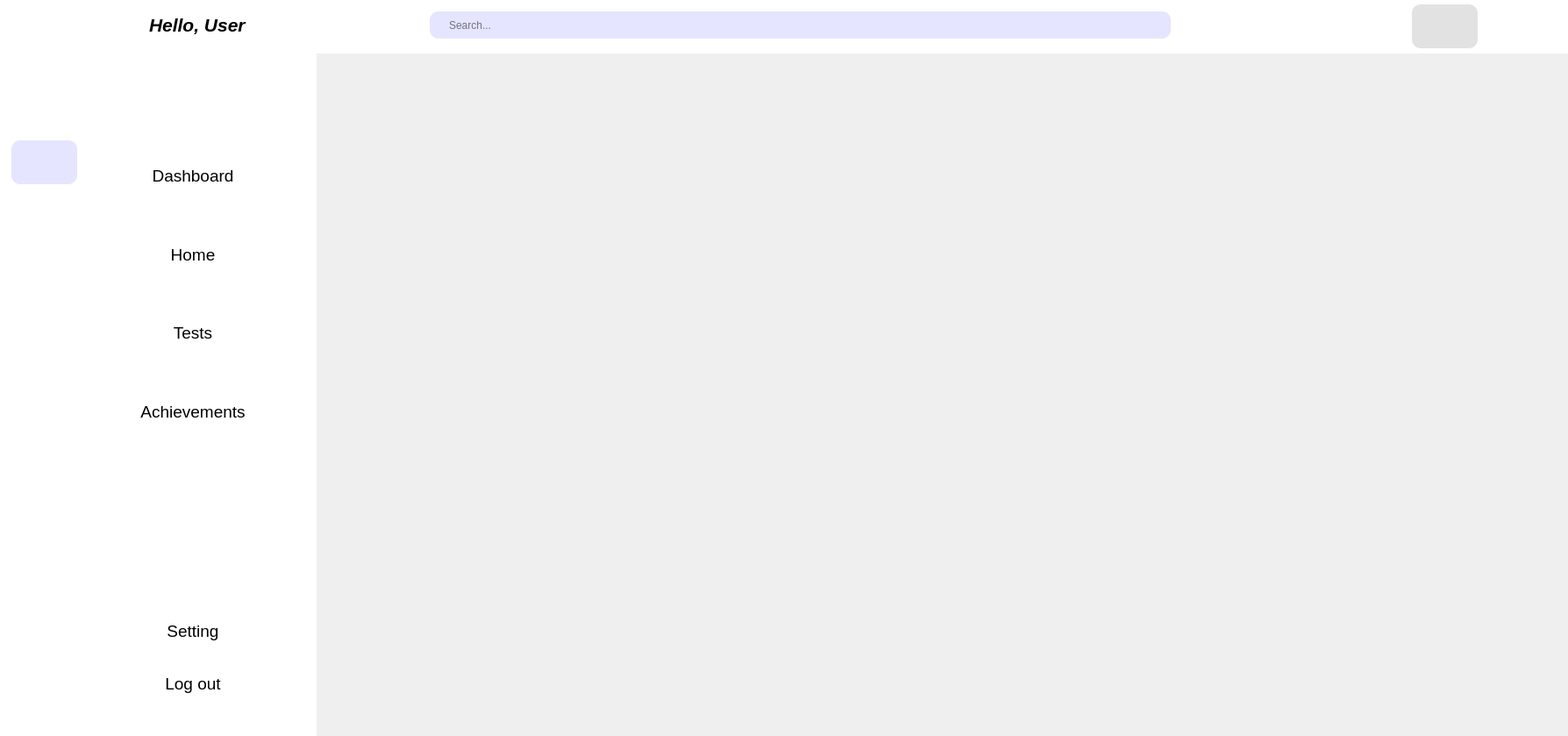
<?xml version="1.0" encoding="UTF-8"?>
<ui version="4.0">
 <class>MainWindow</class>
 <widget class="QMainWindow" name="MainWindow">
  <property name="geometry">
   <rect>
    <x>0</x>
    <y>0</y>
    <width>1788</width>
    <height>839</height>
   </rect>
  </property>
  <property name="windowTitle">
   <string>MainWindow</string>
  </property>
  <property name="iconSize">
   <size>
    <width>24</width>
    <height>24</height>
   </size>
  </property>
  <widget class="QWidget" name="centralwidget">
   <widget class="QWidget" name="icon_widget" native="true">
    <property name="geometry">
     <rect>
      <x>0</x>
      <y>0</y>
      <width>101</width>
      <height>841</height>
     </rect>
    </property>
    <property name="styleSheet">
     <string notr="true">QWidget{
	background-color: rgb(255, 255, 255);
	text-allign: center;
	
}

QPushButton:hover{
	border-radius: 10px;
	background-color: rgb(229, 229, 255);
	
}

QPushButton:checked{
	border-radius: 10px;
	background-color: rgb(229, 229, 255);
}</string>
    </property>
    <widget class="QPushButton" name="pushButton">
     <property name="geometry">
      <rect>
       <x>13</x>
       <y>110</y>
       <width>75</width>
       <height>50</height>
      </rect>
     </property>
     <property name="styleSheet">
      <string notr="true">QPushButton {
    border: none;
}</string>
     </property>
     <property name="text">
      <string/>
     </property>
     <property name="icon">
      <iconset resource="resources.qrc">
       <normaloff>:/feather/layout.svg</normaloff>:/feather/layout.svg</iconset>
     </property>
     <property name="iconSize">
      <size>
       <width>100</width>
       <height>20</height>
      </size>
     </property>
     <property name="checkable">
      <bool>true</bool>
     </property>
     <property name="checked">
      <bool>false</bool>
     </property>
    </widget>
    <widget class="QLabel" name="label_4">
     <property name="geometry">
      <rect>
       <x>20</x>
       <y>30</y>
       <width>60</width>
       <height>60</height>
      </rect>
     </property>
     <property name="minimumSize">
      <size>
       <width>60</width>
       <height>60</height>
      </size>
     </property>
     <property name="maximumSize">
      <size>
       <width>600</width>
       <height>600</height>
      </size>
     </property>
     <property name="styleSheet">
      <string notr="true"/>
     </property>
     <property name="text">
      <string/>
     </property>
     <property name="pixmap">
      <pixmap resource="resources.qrc">:/feather/ico.png</pixmap>
     </property>
     <property name="scaledContents">
      <bool>true</bool>
     </property>
    </widget>
    <widget class="QPushButton" name="pushButton_8">
     <property name="geometry">
      <rect>
       <x>13</x>
       <y>160</y>
       <width>75</width>
       <height>50</height>
      </rect>
     </property>
     <property name="styleSheet">
      <string notr="true">QPushButton {
    border: none; 
}</string>
     </property>
     <property name="text">
      <string/>
     </property>
     <property name="icon">
      <iconset resource="resources.qrc">
       <normaloff>:/feather/home.svg</normaloff>:/feather/home.svg</iconset>
     </property>
     <property name="iconSize">
      <size>
       <width>100</width>
       <height>20</height>
      </size>
     </property>
     <property name="checkable">
      <bool>true</bool>
     </property>
     <property name="checked">
      <bool>true</bool>
     </property>
    </widget>
    <widget class="QPushButton" name="pushButton_3">
     <property name="geometry">
      <rect>
       <x>13</x>
       <y>780</y>
       <width>75</width>
       <height>50</height>
      </rect>
     </property>
     <property name="styleSheet">
      <string notr="true">QPushButton {
    border: none; 
}</string>
     </property>
     <property name="text">
      <string/>
     </property>
     <property name="icon">
      <iconset resource="resources.qrc">
       <normaloff>:/feather/log-out.svg</normaloff>:/feather/log-out.svg</iconset>
     </property>
     <property name="iconSize">
      <size>
       <width>100</width>
       <height>20</height>
      </size>
     </property>
     <property name="checkable">
      <bool>true</bool>
     </property>
    </widget>
    <widget class="QPushButton" name="pushButton_4">
     <property name="geometry">
      <rect>
       <x>13</x>
       <y>730</y>
       <width>75</width>
       <height>50</height>
      </rect>
     </property>
     <property name="styleSheet">
      <string notr="true">QPushButton {
    border: none; 
}</string>
     </property>
     <property name="text">
      <string/>
     </property>
     <property name="icon">
      <iconset resource="resources.qrc">
       <normaloff>:/feather/settings.svg</normaloff>:/feather/settings.svg</iconset>
     </property>
     <property name="iconSize">
      <size>
       <width>100</width>
       <height>20</height>
      </size>
     </property>
     <property name="checkable">
      <bool>true</bool>
     </property>
    </widget>
    <widget class="QPushButton" name="pushButton_5">
     <property name="geometry">
      <rect>
       <x>13</x>
       <y>210</y>
       <width>75</width>
       <height>50</height>
      </rect>
     </property>
     <property name="styleSheet">
      <string notr="true">QPushButton {
    border: none; 
}</string>
     </property>
     <property name="text">
      <string/>
     </property>
     <property name="icon">
      <iconset resource="resources.qrc">
       <normaloff>:/feather/edit.svg</normaloff>:/feather/edit.svg</iconset>
     </property>
     <property name="iconSize">
      <size>
       <width>100</width>
       <height>20</height>
      </size>
     </property>
     <property name="checkable">
      <bool>true</bool>
     </property>
    </widget>
    <widget class="QPushButton" name="pushButton_6">
     <property name="geometry">
      <rect>
       <x>13</x>
       <y>260</y>
       <width>75</width>
       <height>50</height>
      </rect>
     </property>
     <property name="styleSheet">
      <string notr="true">QPushButton {
    border: none; 
}</string>
     </property>
     <property name="text">
      <string/>
     </property>
     <property name="icon">
      <iconset resource="resources.qrc">
       <normaloff>:/feather/award.svg</normaloff>:/feather/award.svg</iconset>
     </property>
     <property name="iconSize">
      <size>
       <width>100</width>
       <height>20</height>
      </size>
     </property>
     <property name="checkable">
      <bool>true</bool>
     </property>
    </widget>
    <widget class="QPushButton" name="pushButton_11">
     <property name="geometry">
      <rect>
       <x>13</x>
       <y>310</y>
       <width>75</width>
       <height>50</height>
      </rect>
     </property>
     <property name="styleSheet">
      <string notr="true">QPushButton {
    border: none; 
}</string>
     </property>
     <property name="text">
      <string/>
     </property>
     <property name="icon">
      <iconset resource="resources.qrc">
       <normaloff>:/feather/menu.svg</normaloff>:/feather/menu.svg</iconset>
     </property>
     <property name="iconSize">
      <size>
       <width>100</width>
       <height>20</height>
      </size>
     </property>
     <property name="checkable">
      <bool>true</bool>
     </property>
    </widget>
   </widget>
   <widget class="QWidget" name="main_screen_widget" native="true">
    <property name="geometry">
     <rect>
      <x>360</x>
      <y>60</y>
      <width>1431</width>
      <height>781</height>
     </rect>
    </property>
    <property name="font">
     <font>
      <italic>false</italic>
      <bold>false</bold>
     </font>
    </property>
    <widget class="QStackedWidget" name="stackedWidget">
     <property name="geometry">
      <rect>
       <x>-260</x>
       <y>0</y>
       <width>1731</width>
       <height>781</height>
      </rect>
     </property>
     <property name="currentIndex">
      <number>0</number>
     </property>
     <widget class="QWidget" name="page"/>
     <widget class="QWidget" name="page_3"/>
     <widget class="QWidget" name="page_4"/>
     <widget class="QWidget" name="page_5"/>
     <widget class="QWidget" name="page_6"/>
     <widget class="QWidget" name="page_7"/>
     <widget class="QWidget" name="page_2"/>
    </widget>
   </widget>
   <widget class="QWidget" name="header_widget" native="true">
    <property name="geometry">
     <rect>
      <x>100</x>
      <y>0</y>
      <width>1691</width>
      <height>61</height>
     </rect>
    </property>
    <property name="styleSheet">
     <string notr="true">QWidget{
	
	background-color: rgb(255, 255, 255);
}

QPushButton {
    border: none; 
	text-align: center;
}</string>
    </property>
    <widget class="QLabel" name="label">
     <property name="geometry">
      <rect>
       <x>70</x>
       <y>13</y>
       <width>121</width>
       <height>31</height>
      </rect>
     </property>
     <property name="font">
      <font>
       <pointsize>16</pointsize>
       <italic>true</italic>
       <bold>true</bold>
      </font>
     </property>
     <property name="text">
      <string>Hello, User</string>
     </property>
    </widget>
    <widget class="QLineEdit" name="lineEdit">
     <property name="geometry">
      <rect>
       <x>390</x>
       <y>13</y>
       <width>801</width>
       <height>31</height>
      </rect>
     </property>
     <property name="styleSheet">
      <string notr="true">QLineEdit{
	border-radius: 10px;
	background-color: rgb(229, 229, 255);
	padding-left: 20px
}</string>
     </property>
     <property name="alignment">
      <set>Qt::AlignLeading|Qt::AlignLeft|Qt::AlignVCenter</set>
     </property>
     <property name="placeholderText">
      <string>Search...</string>
     </property>
    </widget>
    <widget class="QPushButton" name="pushButton_14">
     <property name="geometry">
      <rect>
       <x>1510</x>
       <y>5</y>
       <width>75</width>
       <height>50</height>
      </rect>
     </property>
     <property name="styleSheet">
      <string notr="true">QPushButton{
	border-radius: 10px;
	
	background-color: rgb(226, 226, 226);
}</string>
     </property>
     <property name="text">
      <string/>
     </property>
     <property name="icon">
      <iconset resource="resources.qrc">
       <normaloff>:/feather/user.svg</normaloff>:/feather/user.svg</iconset>
     </property>
     <property name="iconSize">
      <size>
       <width>40</width>
       <height>40</height>
      </size>
     </property>
     <property name="checkable">
      <bool>true</bool>
     </property>
    </widget>
    <widget class="QPushButton" name="pushButton_15">
     <property name="geometry">
      <rect>
       <x>1160</x>
       <y>13</y>
       <width>75</width>
       <height>31</height>
      </rect>
     </property>
     <property name="styleSheet">
      <string notr="true">QPushButton{
	background-color: rgb(229, 229, 255);
	border-radius: 10px;
}</string>
     </property>
     <property name="text">
      <string/>
     </property>
     <property name="icon">
      <iconset resource="resources.qrc">
       <normaloff>:/feather/search.svg</normaloff>:/feather/search.svg</iconset>
     </property>
    </widget>
   </widget>
   <widget class="QWidget" name="icon_text_widget" native="true">
    <property name="geometry">
     <rect>
      <x>100</x>
      <y>0</y>
      <width>261</width>
      <height>841</height>
     </rect>
    </property>
    <property name="styleSheet">
     <string notr="true">QWidget{
	background-color: rgb(255, 255, 255);
	text-allign: center;
	
	
}

QPushButton:hover{
	border-radius: 10px;
	background-color: rgb(229, 229, 255);
}

QPushButton:checked{
	border-radius: 10px;
	background-color: rgb(229, 229, 255);
}</string>
    </property>
    <widget class="QPushButton" name="pushButton_2">
     <property name="geometry">
      <rect>
       <x>20</x>
       <y>170</y>
       <width>200</width>
       <height>60</height>
      </rect>
     </property>
     <property name="font">
      <font>
       <pointsize>14</pointsize>
       <bold>false</bold>
       <underline>false</underline>
       <strikeout>false</strikeout>
       <kerning>true</kerning>
      </font>
     </property>
     <property name="styleSheet">
      <string notr="true">QPushButton {
    border: none; 
	text-align: center;
}</string>
     </property>
     <property name="text">
      <string notr="true">Dashboard</string>
     </property>
     <property name="icon">
      <iconset resource="resources.qrc">
       <normaloff>:/feather/layout.svg</normaloff>:/feather/layout.svg</iconset>
     </property>
     <property name="iconSize">
      <size>
       <width>100</width>
       <height>30</height>
      </size>
     </property>
     <property name="checkable">
      <bool>true</bool>
     </property>
    </widget>
    <widget class="QLabel" name="label_2">
     <property name="geometry">
      <rect>
       <x>70</x>
       <y>50</y>
       <width>100</width>
       <height>100</height>
      </rect>
     </property>
     <property name="minimumSize">
      <size>
       <width>60</width>
       <height>60</height>
      </size>
     </property>
     <property name="maximumSize">
      <size>
       <width>100</width>
       <height>100</height>
      </size>
     </property>
     <property name="lineWidth">
      <number>0</number>
     </property>
     <property name="text">
      <string/>
     </property>
     <property name="pixmap">
      <pixmap resource="resources.qrc">:/feather/ico.png</pixmap>
     </property>
     <property name="scaledContents">
      <bool>true</bool>
     </property>
    </widget>
    <widget class="QPushButton" name="pushButton_7">
     <property name="geometry">
      <rect>
       <x>20</x>
       <y>260</y>
       <width>200</width>
       <height>60</height>
      </rect>
     </property>
     <property name="font">
      <font>
       <pointsize>14</pointsize>
      </font>
     </property>
     <property name="styleSheet">
      <string notr="true">QPushButton {
    border: none; 
	text-align: center;
}</string>
     </property>
     <property name="text">
      <string>Home</string>
     </property>
     <property name="icon">
      <iconset resource="resources.qrc">
       <normaloff>:/feather/home.svg</normaloff>:/feather/home.svg</iconset>
     </property>
     <property name="iconSize">
      <size>
       <width>100</width>
       <height>30</height>
      </size>
     </property>
     <property name="checkable">
      <bool>true</bool>
     </property>
    </widget>
    <widget class="QPushButton" name="pushButton_9">
     <property name="geometry">
      <rect>
       <x>20</x>
       <y>350</y>
       <width>200</width>
       <height>59</height>
      </rect>
     </property>
     <property name="font">
      <font>
       <pointsize>14</pointsize>
      </font>
     </property>
     <property name="styleSheet">
      <string notr="true">QPushButton {
    border: none; 
	text-align: center;
}</string>
     </property>
     <property name="text">
      <string>Tests</string>
     </property>
     <property name="icon">
      <iconset resource="resources.qrc">
       <normaloff>:/feather/edit.svg</normaloff>:/feather/edit.svg</iconset>
     </property>
     <property name="iconSize">
      <size>
       <width>100</width>
       <height>30</height>
      </size>
     </property>
     <property name="checkable">
      <bool>true</bool>
     </property>
    </widget>
    <widget class="QPushButton" name="pushButton_10">
     <property name="geometry">
      <rect>
       <x>20</x>
       <y>440</y>
       <width>200</width>
       <height>59</height>
      </rect>
     </property>
     <property name="font">
      <font>
       <pointsize>14</pointsize>
      </font>
     </property>
     <property name="styleSheet">
      <string notr="true">QPushButton {
    border: none; 
	text-align: center;
}</string>
     </property>
     <property name="text">
      <string>Achievements</string>
     </property>
     <property name="icon">
      <iconset resource="resources.qrc">
       <normaloff>:/feather/award.svg</normaloff>:/feather/award.svg</iconset>
     </property>
     <property name="iconSize">
      <size>
       <width>100</width>
       <height>30</height>
      </size>
     </property>
     <property name="checkable">
      <bool>true</bool>
     </property>
    </widget>
    <widget class="QPushButton" name="pushButton_12">
     <property name="geometry">
      <rect>
       <x>20</x>
       <y>750</y>
       <width>200</width>
       <height>59</height>
      </rect>
     </property>
     <property name="font">
      <font>
       <pointsize>14</pointsize>
      </font>
     </property>
     <property name="styleSheet">
      <string notr="true">QPushButton {
    border: none; 
	text-align: center;
}</string>
     </property>
     <property name="text">
      <string>Log out</string>
     </property>
     <property name="icon">
      <iconset resource="resources.qrc">
       <normaloff>:/feather/log-out.svg</normaloff>:/feather/log-out.svg</iconset>
     </property>
     <property name="iconSize">
      <size>
       <width>100</width>
       <height>30</height>
      </size>
     </property>
     <property name="checkable">
      <bool>true</bool>
     </property>
    </widget>
    <widget class="QPushButton" name="pushButton_13">
     <property name="geometry">
      <rect>
       <x>20</x>
       <y>690</y>
       <width>200</width>
       <height>59</height>
      </rect>
     </property>
     <property name="font">
      <font>
       <pointsize>14</pointsize>
      </font>
     </property>
     <property name="styleSheet">
      <string notr="true">QPushButton {
    border: none; 
	text-align: center;
}</string>
     </property>
     <property name="text">
      <string>Setting</string>
     </property>
     <property name="icon">
      <iconset resource="resources.qrc">
       <normaloff>:/feather/settings.svg</normaloff>:/feather/settings.svg</iconset>
     </property>
     <property name="iconSize">
      <size>
       <width>100</width>
       <height>30</height>
      </size>
     </property>
     <property name="checkable">
      <bool>true</bool>
     </property>
    </widget>
   </widget>
   <zorder>icon_text_widget</zorder>
   <zorder>icon_widget</zorder>
   <zorder>main_screen_widget</zorder>
   <zorder>header_widget</zorder>
  </widget>
 </widget>
 <resources>
  <include location="resources.qrc"/>
 </resources>
 <connections>
  <connection>
   <sender>pushButton_3</sender>
   <signal>toggled(bool)</signal>
   <receiver>pushButton_12</receiver>
   <slot>setChecked(bool)</slot>
   <hints>
    <hint type="sourcelabel">
     <x>72</x>
     <y>806</y>
    </hint>
    <hint type="destinationlabel">
     <x>194</x>
     <y>777</y>
    </hint>
   </hints>
  </connection>
  <connection>
   <sender>pushButton_10</sender>
   <signal>toggled(bool)</signal>
   <receiver>pushButton_6</receiver>
   <slot>setChecked(bool)</slot>
   <hints>
    <hint type="sourcelabel">
     <x>177</x>
     <y>465</y>
    </hint>
    <hint type="destinationlabel">
     <x>51</x>
     <y>295</y>
    </hint>
   </hints>
  </connection>
  <connection>
   <sender>pushButton</sender>
   <signal>toggled(bool)</signal>
   <receiver>pushButton_2</receiver>
   <slot>setChecked(bool)</slot>
   <hints>
    <hint type="sourcelabel">
     <x>46</x>
     <y>148</y>
    </hint>
    <hint type="destinationlabel">
     <x>206</x>
     <y>195</y>
    </hint>
   </hints>
  </connection>
  <connection>
   <sender>pushButton_7</sender>
   <signal>toggled(bool)</signal>
   <receiver>pushButton_8</receiver>
   <slot>setChecked(bool)</slot>
   <hints>
    <hint type="sourcelabel">
     <x>160</x>
     <y>287</y>
    </hint>
    <hint type="destinationlabel">
     <x>66</x>
     <y>197</y>
    </hint>
   </hints>
  </connection>
  <connection>
   <sender>pushButton_11</sender>
   <signal>toggled(bool)</signal>
   <receiver>icon_text_widget</receiver>
   <slot>setHidden(bool)</slot>
   <hints>
    <hint type="sourcelabel">
     <x>151</x>
     <y>25</y>
    </hint>
    <hint type="destinationlabel">
     <x>270</x>
     <y>25</y>
    </hint>
   </hints>
  </connection>
  <connection>
   <sender>pushButton_4</sender>
   <signal>toggled(bool)</signal>
   <receiver>pushButton_13</receiver>
   <slot>setChecked(bool)</slot>
   <hints>
    <hint type="sourcelabel">
     <x>74</x>
     <y>764</y>
    </hint>
    <hint type="destinationlabel">
     <x>181</x>
     <y>717</y>
    </hint>
   </hints>
  </connection>
  <connection>
   <sender>pushButton_12</sender>
   <signal>toggled(bool)</signal>
   <receiver>pushButton_3</receiver>
   <slot>setChecked(bool)</slot>
   <hints>
    <hint type="sourcelabel">
     <x>188</x>
     <y>786</y>
    </hint>
    <hint type="destinationlabel">
     <x>71</x>
     <y>812</y>
    </hint>
   </hints>
  </connection>
  <connection>
   <sender>pushButton_9</sender>
   <signal>toggled(bool)</signal>
   <receiver>pushButton_5</receiver>
   <slot>setChecked(bool)</slot>
   <hints>
    <hint type="sourcelabel">
     <x>172</x>
     <y>368</y>
    </hint>
    <hint type="destinationlabel">
     <x>47</x>
     <y>243</y>
    </hint>
   </hints>
  </connection>
  <connection>
   <sender>pushButton_6</sender>
   <signal>toggled(bool)</signal>
   <receiver>pushButton_10</receiver>
   <slot>setChecked(bool)</slot>
   <hints>
    <hint type="sourcelabel">
     <x>25</x>
     <y>288</y>
    </hint>
    <hint type="destinationlabel">
     <x>185</x>
     <y>476</y>
    </hint>
   </hints>
  </connection>
  <connection>
   <sender>pushButton_13</sender>
   <signal>toggled(bool)</signal>
   <receiver>pushButton_4</receiver>
   <slot>setChecked(bool)</slot>
   <hints>
    <hint type="sourcelabel">
     <x>221</x>
     <y>726</y>
    </hint>
    <hint type="destinationlabel">
     <x>47</x>
     <y>737</y>
    </hint>
   </hints>
  </connection>
  <connection>
   <sender>pushButton_5</sender>
   <signal>toggled(bool)</signal>
   <receiver>pushButton_9</receiver>
   <slot>setChecked(bool)</slot>
   <hints>
    <hint type="sourcelabel">
     <x>54</x>
     <y>228</y>
    </hint>
    <hint type="destinationlabel">
     <x>201</x>
     <y>380</y>
    </hint>
   </hints>
  </connection>
  <connection>
   <sender>pushButton_2</sender>
   <signal>toggled(bool)</signal>
   <receiver>pushButton</receiver>
   <slot>setChecked(bool)</slot>
   <hints>
    <hint type="sourcelabel">
     <x>135</x>
     <y>198</y>
    </hint>
    <hint type="destinationlabel">
     <x>80</x>
     <y>134</y>
    </hint>
   </hints>
  </connection>
  <connection>
   <sender>pushButton_8</sender>
   <signal>toggled(bool)</signal>
   <receiver>pushButton_7</receiver>
   <slot>setChecked(bool)</slot>
   <hints>
    <hint type="sourcelabel">
     <x>35</x>
     <y>178</y>
    </hint>
    <hint type="destinationlabel">
     <x>227</x>
     <y>274</y>
    </hint>
   </hints>
  </connection>
  <connection>
   <sender>pushButton_11</sender>
   <signal>toggled(bool)</signal>
   <receiver>icon_text_widget</receiver>
   <slot>setVisible(bool)</slot>
   <hints>
    <hint type="sourcelabel">
     <x>153</x>
     <y>37</y>
    </hint>
    <hint type="destinationlabel">
     <x>304</x>
     <y>54</y>
    </hint>
   </hints>
  </connection>
 </connections>
</ui>
